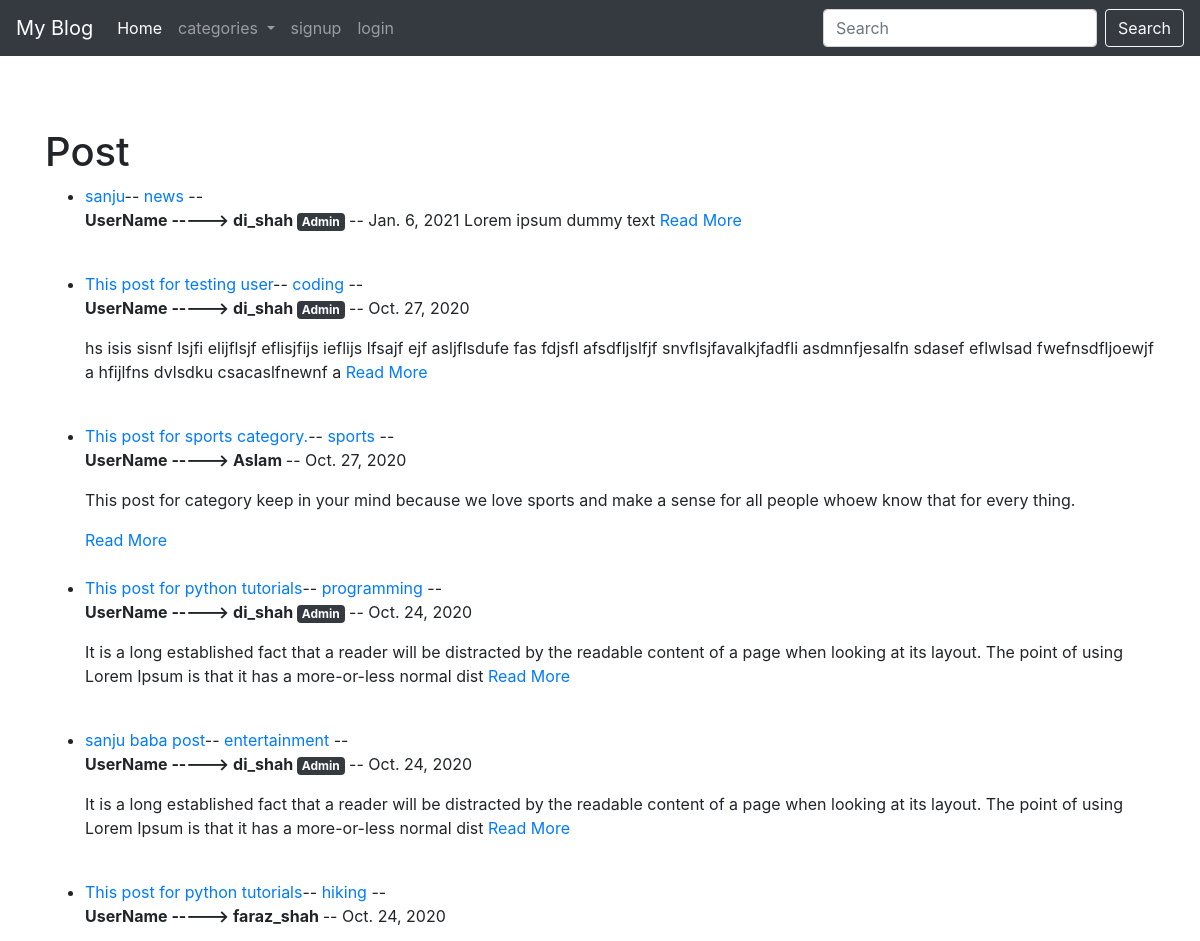
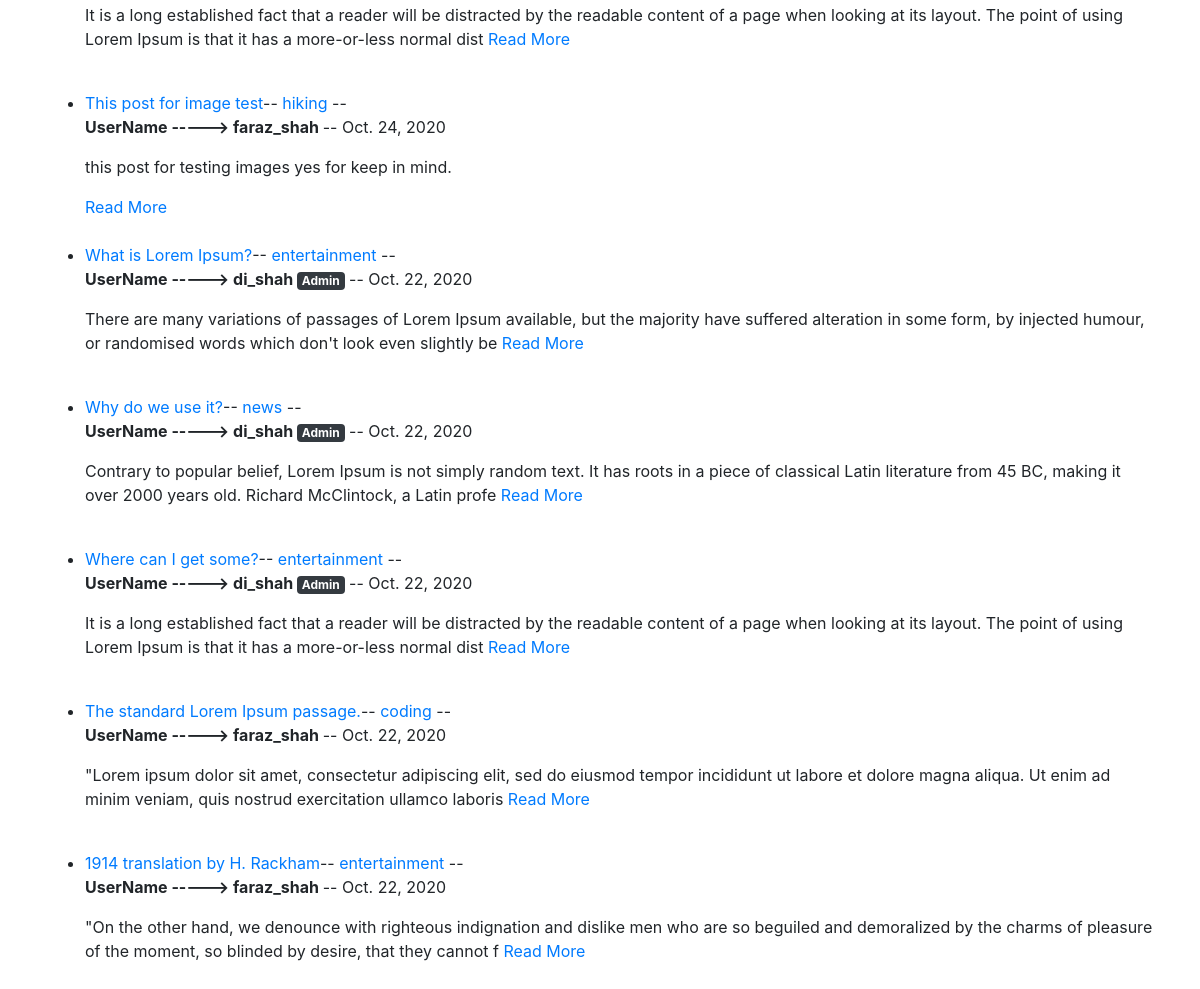
/index, run on the app's committed database (2 pictures, top to bottom).
### myblog/models.py (models this page shows, shortened)
class Post(models.Model):
    title = models.CharField(max_length=255)
    images = models.ImageField(null=True, blank=True, upload_to="images/")
    category = models.CharField(max_length=255, default='coding')
    author = models.ForeignKey(settings.AUTH_USER_MODEL, on_delete=models.CASCADE, null=True, blank=True)
    body = RichTextField(blank=True, null=True)
    post_date = models.DateField(auto_now_add=True)
    likes = models.ManyToManyField(User, related_name='blog_posts')

### myblog/views.py (the view)
# urls.py: path('index',HomeView.as_view(), name="home"),
class HomeView(ListView):
    model = Post
    template_name = 'home.html'
    ordering = ['-post_date']
    def get_context_data(self, *args, **kwargs):
        cats_menu = Category.objects.all()
        context = super(HomeView, self).get_context_data(*args, **kwargs)
        context["cats_menu"] = cats_menu
        return context

### myblog/models.py (called while the page is built)
    def __str__(self):
            return self.name

### templates/home.html (shortened to what this page needs)
{% extends 'base.html' %}
{% block content %}
<br>
<br>
<h1> Post </h2>
<ul>
{% for post in object_list %}
    <li><a href="{% url 'article_detail' post.pk %}">{{ post.title }}</a>--
    <a href="{% url 'category_view' post.category|slugify %}">{{ post.category }}</a> -- <p><b> UserName -----> {{ post.author|default_if_none:"Anonymous User"}} {% if post.author.is_staff %}<span class="badge badge-dark">Admin</span>{% endif %}</b> -- {{ post.post_date }}
    {{ post.body| slice:":200"|safe }} <a href="{% url 'article_detail' post.pk %}" class="nav-toggle">Read More</a></li>
    <br/>
{% endfor %}
</ul>
{% endblock %}

### templates/base.html (shortened to what this page needs)
 {% load static %}
<!Doctype html>
<html lang="en">
  {% load pwa %}
  <head>
    <link rel="stylesheet" href="https://maxcdn.bootstrapcdn.com/bootstrap/4.0.0/css/bootstrap.min.css">
  </head>
  {% include "navbar.html" %}
  <br/>
  <body>
  <div class="container">
    {% block content %}
    {% endblock %}
  </div>
  </body>
</html>

### templates/navbar.html (shortened to what this page needs)
<nav class="navbar navbar-expand-lg navbar-dark bg-dark">
  <a class="navbar-brand" href="{% url 'home' %}">My Blog</a>
  <div class="collapse navbar-collapse" id="navbarSupportedContent">
    <ul class="navbar-nav mr-auto">
      <li class="nav-item active">
        <a class="nav-link" href="{% url 'home' %}">Home <span class="sr-only">(current)</span></a>
      </li>
            {% if cats_menu %}
        <li class="nav-item dropdown">
          <a class="nav-link dropdown-toggle" href="#" id="navbarDropdown" role="button" data-toggle="dropdown" aria-haspopup="true" aria-expanded="false">
            categories
          </a>
        </li>
      {% endif %}
      {% if user.is_authenticated %}
      <li class="nav-item">
        <a class="nav-link" href="{% url 'add_post' %}">Add post</a>
      </li>
      {% if user.is_staff %}
      <li class="nav-item">
        <a class="nav-link" href="{% url 'add_category' %}">Add category</a>
      </li>
      {% endif %}
        <li class="nav-item">
          <a class="nav-link" href="#">hello! {{ user.username }}</a>
        </li>
        <li class="nav-item dropdown">
        <a class="nav-link dropdown-toggle" href="#" id="navbarDropdown" role="button" data-toggle="dropdown" aria-haspopup="true" aria-expanded="false">
          Profile
        </a>
        <div class="dropdown-menu" aria-labelledby="navbarDropdown">
          <a class="dropdown-item" href="{% url 'edit_profile' %}">Profile Setting</a>
          {% if user.profile.id %}
          <a class="dropdown-item" href="{% url 'edit_profile_page' user.profile.id  %}">Edit Profile</a>
          <div class="dropdown-divider"></div>
          <a class="dropdown-item" href="{% url 'check_profile' user.profile.id  %}">Check Profile</a>
          {% else %}
          <a class="dropdown-item" href="{% url 'create_profile_page' %}">Create Profile</a>
          {% endif %}
        </div>
      </li>
        <li class="nav-item">
          <a class="nav-link" href="{% url 'logout' %}">logout</a>
        </li>
      {% else %}
      <li class="nav-item">
        <a class="nav-link" href="{% url 'register' %}">signup</a>
      </li>
      <li class="nav-item">
        <a class="nav-link" href="{% url 'login' %}">login</a>
      </li>
      {% endif %}
    </ul>
    <form class="form-inline my-2 my-lg-0">
      <input class="form-control mr-sm-2" type="search" placeholder="Search" aria-label="Search">
      <button class="btn btn-outline-light my-2 my-sm-0" type="submit">Search</button>
    </form>
  </div>
</nav>

### data on the page
Post: title "sanju", category "news", author "di_shah", shows "Admin", post_date "Jan. 6, 2021", body "Lorem ipsum dummy text"
Post: title "This post for testing user", category "coding", author "di_shah", shows "Admin", post_date "Oct. 27, 2020", body "hs isis sisnf lsjfi elijflsjf eflisjfijs ieflijs lfsajf ejf asljflsdufe fas fdjsfl afsdfljslfjf snvflsjfavalkjfadfli asdmnfjesalfn sdasef eflwlsad fwefnsdfljoewjf a hfijlfns dvlsdku csacaslfnewnf a"
Post: title "This post for sports category.", category "sports", author "Aslam", post_date "Oct. 27, 2020", body "This post for category keep in your mind because we love sports and make a sense for all people whoew know that for every thing."
Post: title "This post for python tutorials", category "programming", author "di_shah", shows "Admin", post_date "Oct. 24, 2020", body "It is a long established fact that a reader will be distracted by the readable content of a page when looking at its layout. The point of using Lorem Ipsum is that it has a more-or-less normal dist"
Post: title "sanju baba post", category "entertainment", author "di_shah", shows "Admin", post_date "Oct. 24, 2020", body "It is a long established fact that a reader will be distracted by the readable content of a page when looking at its layout. The point of using Lorem Ipsum is that it has a more-or-less normal dist"
Post: title "This post for python tutorials", category "hiking", author "faraz_shah", post_date "Oct. 24, 2020", body "It is a long established fact that a reader will be distracted by the readable content of a page when looking at its layout. The point of using Lorem Ipsum is that it has a more-or-less normal dist"
Post: title "This post for image test", category "hiking", author "faraz_shah", post_date "Oct. 24, 2020", body "this post for testing images yes for keep in mind."
Post: title "What is Lorem Ipsum?", category "entertainment", author "di_shah", shows "Admin", post_date "Oct. 22, 2020", body "There are many variations of passages of Lorem Ipsum available, but the majority have suffered alteration in some form, by injected humour, or randomised words which don't look even slightly be"
Post: title "Why do we use it?", category "news", author "di_shah", shows "Admin", post_date "Oct. 22, 2020", body "Contrary to popular belief, Lorem Ipsum is not simply random text. It has roots in a piece of classical Latin literature from 45 BC, making it over 2000 years old. Richard McClintock, a Latin profe"
Post: title "Where can I get some?", category "entertainment", author "di_shah", shows "Admin", post_date "Oct. 22, 2020", body "It is a long established fact that a reader will be distracted by the readable content of a page when looking at its layout. The point of using Lorem Ipsum is that it has a more-or-less normal dist"
Post: title "The standard Lorem Ipsum passage.", category "coding", author "faraz_shah", post_date "Oct. 22, 2020", body "\"Lorem ipsum dolor sit amet, consectetur adipiscing elit, sed do eiusmod tempor incididunt ut labore et dolore magna aliqua. Ut enim ad minim veniam, quis nostrud exercitation ullamco laboris"
Post: title "1914 translation by H. Rackham", category "entertainment", author "faraz_shah", post_date "Oct. 22, 2020", body "\"On the other hand, we denounce with righteous indignation and dislike men who are so beguiled and demoralized by the charms of pleasure of the moment, so blinded by desire, that they cannot f"
